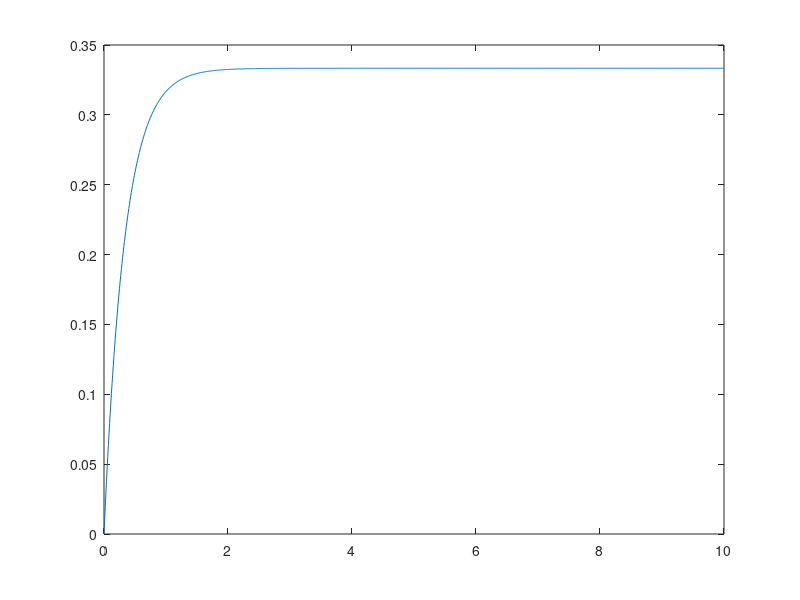
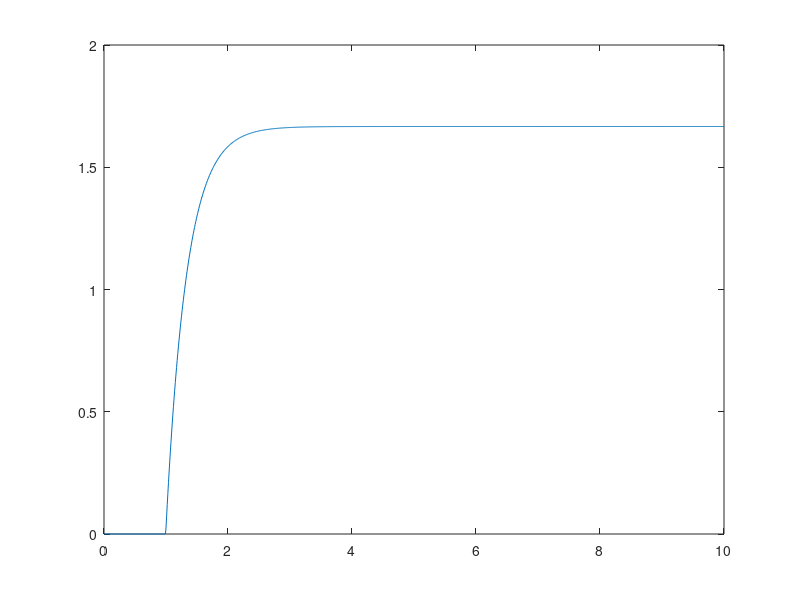
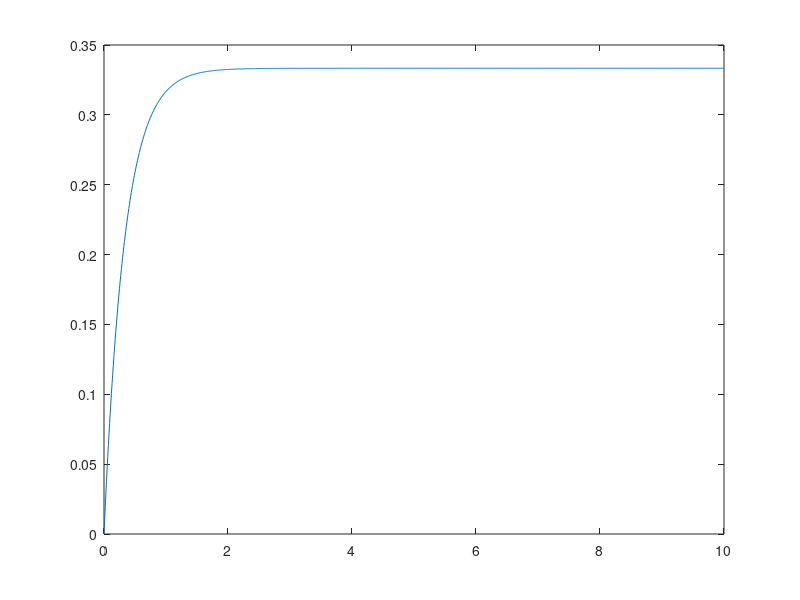
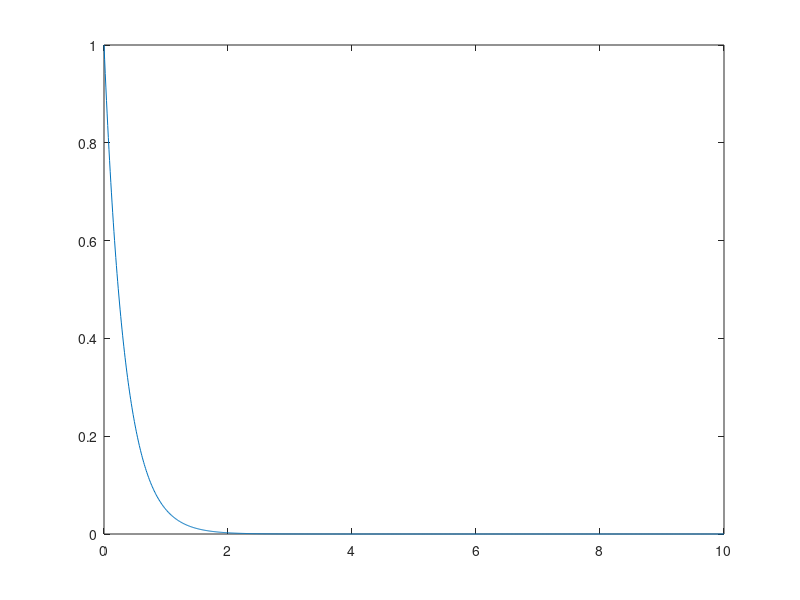

Source code (MATLAB) for these figures, in order:
%% b
figure(1)
b = [1];
a = [1 3];
t = 0:0.01:10;
sys = tf(b,a);
x = ones(1,length(t));
y = lsim(sys,x,t);
plot(t,y);
%% c
figure(2)
x = zeros(1,length(t));
x(t>=1) = 5;
y = lsim(sys,x,t);
plot(t,y);
%% d
figure(3)
y = step(sys,t);
plot(t,y);
%% e
figure(4)
y = impulse(sys,t);
plot(t,y);
%% f
figure(5)
x = exp(-2*t) .* (ones(1, length(t)));
y = lsim(sys,x,t);
plot(t,y);